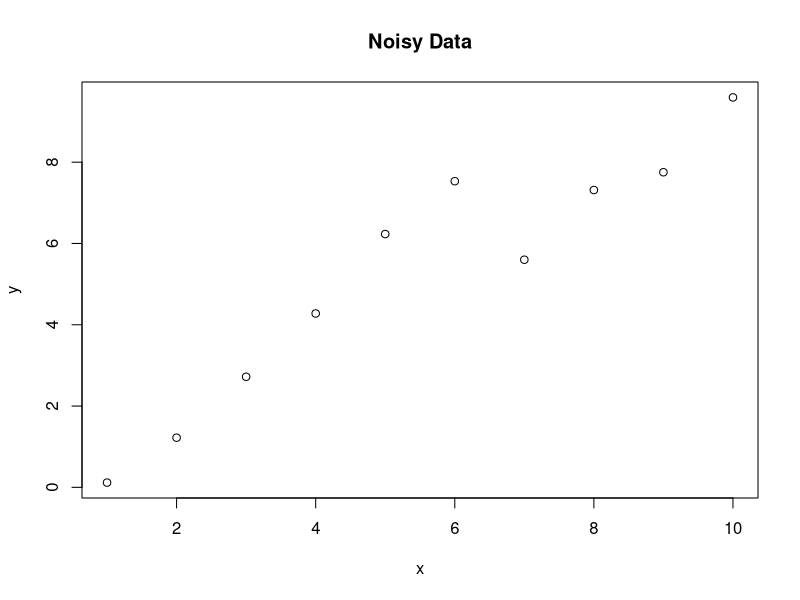
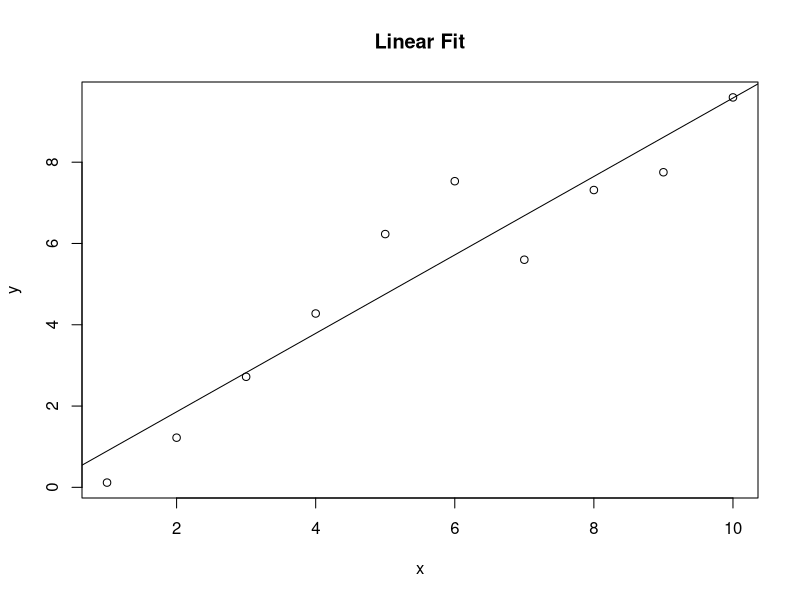
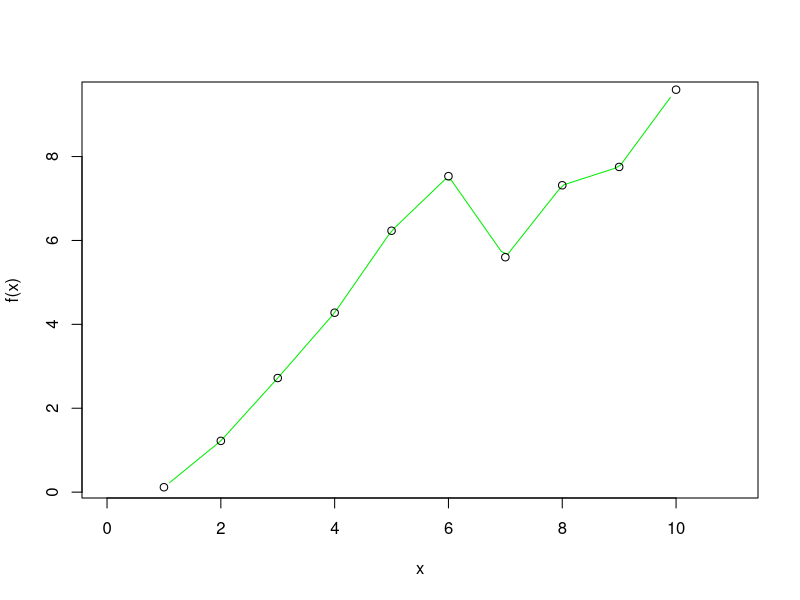
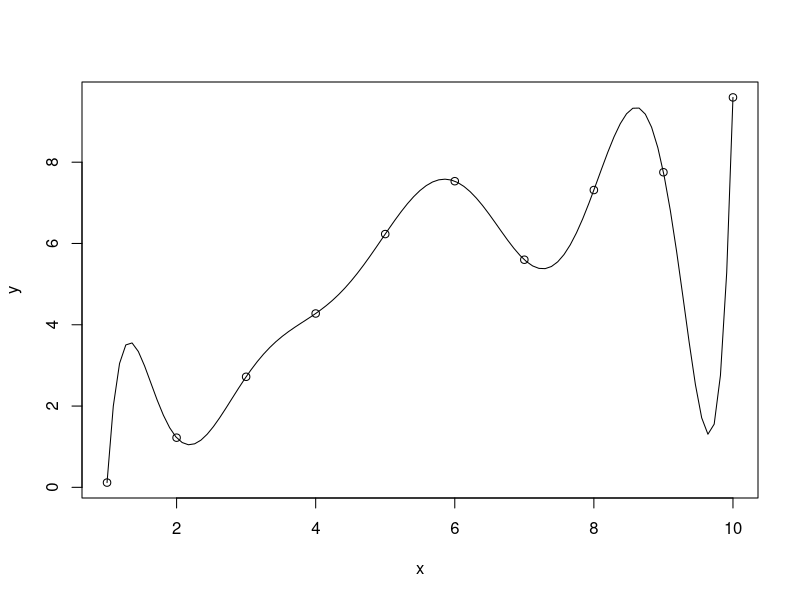
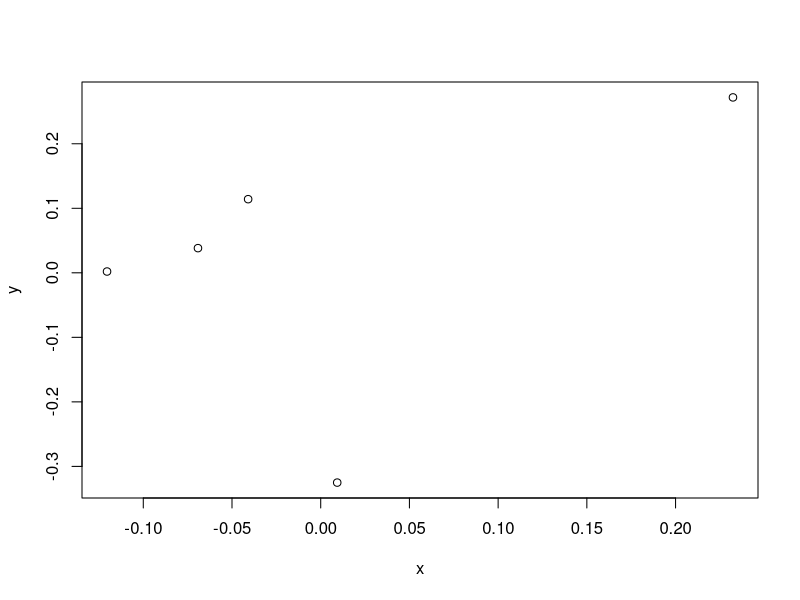
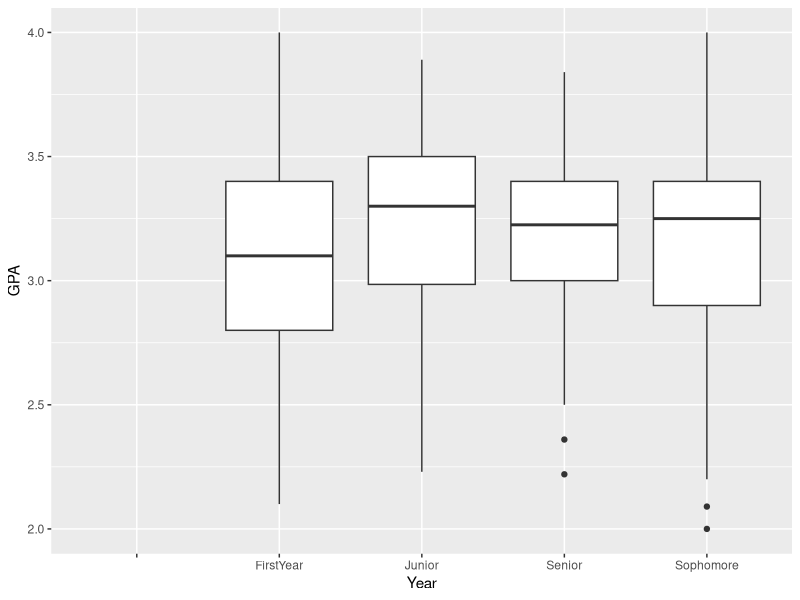
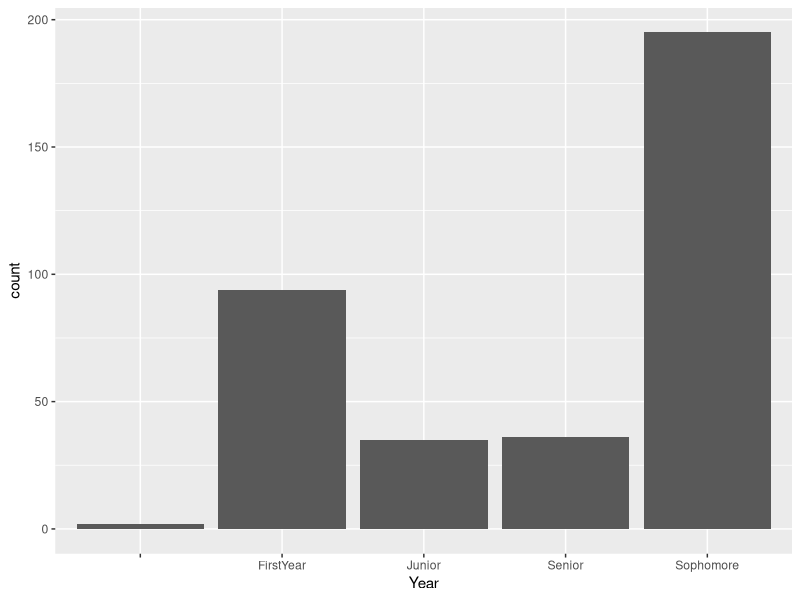
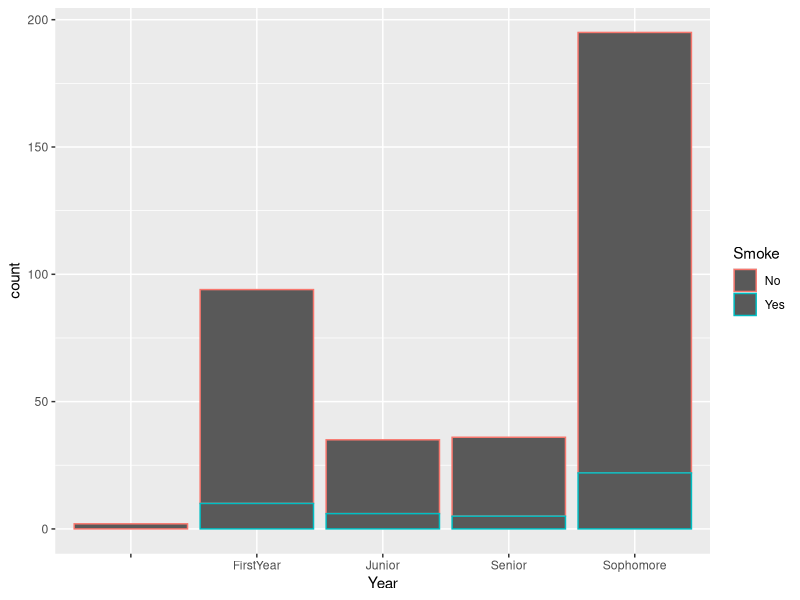

The R source for these figures, in order:
## ---- chunk 1
knitr::opts_chunk$set(echo = TRUE)
library(dplyr)
library(lubridate)
library(knitr)
library(ggplot2)
## ---- chunk 2
df <- read.csv("StudentSurveys.csv")

head(df)
## ---- chunk 3
df |>
  count(Year)
## ---- chunk 4
df %>%
  mutate(Year = factor(Year,levels  = c("FirstYear","Sophomore", "Junior", "Senior")))%>%
  count(Year)
## ---- chunk 5
df %>%
  group_by(Year)%>%
  summarise(avg = mean(GPA, na.rm = TRUE), std = sd(GPA, na.rm = TRUE))
## ---- chunk 6
df |>
  filter(Year == "Junior")|>
 # mutate(HigherSAT = if_else(VerbalSAT >= MathSAT, "Verbal", "Math"))|> #if the actual wasn't there
  count(HigherSAT)

## ---- chunk 7
table(df[df$Year=="Junior","HigherSAT"])
## ---- chunk 8
x = c(1:10)
y = x + rnorm(10)

plot(x,y, main = "Noisy Data")
## ---- chunk 9
fit <- lm(y~x)

plot(x,y, main = "Linear Fit")
abline(fit)

## ---- chunk 10
f <- approxfun(x, y)
curve(f(x), 0, 11, col = "green2")
points(x, y)

## ---- chunk 11
lagrange <- function(x0, y0) {
  f <- function (x) {
    sum(y0 * sapply(seq_along(x0), \(j) {
      prod(x - x0[-j])/prod(x0[j] - x0[-j])
    }))
  }
  Vectorize(f, "x")
} #https://stackoverflow.com/questions/73994021/lagrange-interpolation-formula-in-r-programming

f <- lagrange(x,y)
plot(x,y)
curve(f, from = 1, to = 10, add = TRUE)
## ---- chunk 12
n <- 5
acc <- .1
prec <- .1

x<- rnorm(5,mean = 0, sd = acc)+rnorm(5,mean = 0, sd = prec)
y<- rnorm(5,mean = 0, sd = acc)+rnorm(5,mean = 0, sd = prec)

plot(x,y)#This doesn't work as well as I hoped...

## ---- chunk 13
x <- c(1:100)

evens <- x%%2==0

x[evens]
## ---- chunk 14
disney <- read.csv("disney.csv")



weekdays(mdy(disney$Release.date..datetime.))[1]
## ---- chunk 15
df |>
  group_by(Year) |>
  summarise("Aritmetic Mean" = mean(GPA, na.rm = TRUE), 
            "Geometric Mean" = exp(mean(log(GPA), na.rm = TRUE)),
            "Standard Deviation" = sd(GPA, na.rm = TRUE), 
            "InterQuartile Range" = IQR(GPA, na.rm = TRUE)
            )
## ---- chunk 16
df |>
  group_by(Year) |>
  summarise("Aritmetic Mean" = mean(GPA, na.rm = TRUE), 
            "Geometric Mean" = exp(mean(log(GPA), na.rm = TRUE)),
            "Standard Deviation" = sd(GPA, na.rm = TRUE), 
            "InterQuartile Range" = IQR(GPA, na.rm = TRUE)
            ) |>
  kable()

## ---- chunk 17
t.test(df[df$Year == "FirstYear","GPA"],df[df$Year == "Senior","GPA"])
## ---- chunk 18
ggplot(data = df, aes(x = Year, y = GPA)) +
  geom_boxplot()
## ---- chunk 19
ggplot(data = df, aes(x = Year))+
  geom_bar()
## ---- chunk 20
ggplot(df, aes(x = Year, color = Smoke)) +
  geom_bar()
## ---- chunk 21



ggplot(df, aes(x = Year, y = Smoke, fill = GPA)) +
  geom_tile()
## ---- chunk 22
df |> 
  group_by(Year, Smoke) |>
  summarise(AVG = mean(GPA, na.rm = TRUE)) |>
  ggplot(aes(x = Year, y = Smoke, fill = AVG)) +
  geom_tile() +
  geom_text(aes(label = round(AVG,2)))
## ---- chunk 23
ggplot(df, aes(x = GPA))+
  geom_histogram() +
  labs(title = "Winner!")
## ---- chunk 24
ggplot(df)+
  geom_qq(aes(sample = GPA)) +
  geom_qq_line(aes(sample = GPA))
## ---- chunk 25
ggplot(df, aes(x = GPA, y = Exercise))+
  geom_point()+
  geom_smooth(method = lm)
## ---- chunk 26
ggplot(df, aes(x = GPA, y = Exercise))+
  geom_point(aes(color = Gender))+
  geom_smooth(method = lm) +
  labs(title = "Is there Correlation of ")
